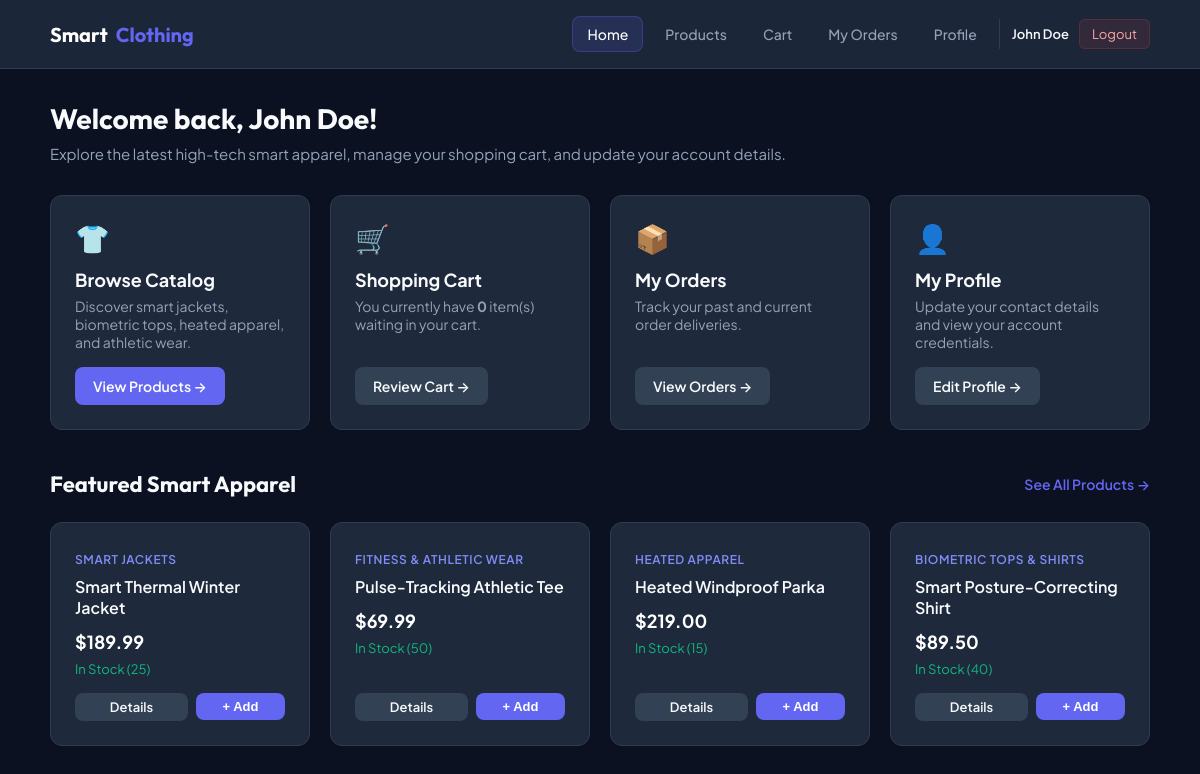
The app's page /customer/dashboard.php (signed in) with its own data.
### tables this page shows
CREATE TABLE `users` (
  `id` INT UNSIGNED AUTO_INCREMENT PRIMARY KEY,
  `name` VARCHAR(100) NOT NULL,
  `email` VARCHAR(150) NOT NULL UNIQUE,
  `password` VARCHAR(255) NOT NULL,
  `role` ENUM('admin', 'inventory_manager', 'delivery_manager', 'customer') NOT NULL DEFAULT 'customer',
  `phone` VARCHAR(20) DEFAULT NULL,
  `address` TEXT DEFAULT NULL,
  `created_at` TIMESTAMP DEFAULT CURRENT_TIMESTAMP,
  `updated_at` TIMESTAMP DEFAULT CURRENT_TIMESTAMP ON UPDATE CURRENT_TIMESTAMP
);

CREATE TABLE `products` (
  `id` INT UNSIGNED AUTO_INCREMENT PRIMARY KEY,
  `category_id` INT UNSIGNED NOT NULL,
  `name` VARCHAR(150) NOT NULL,
  `slug` VARCHAR(150) NOT NULL UNIQUE,
  `description` TEXT DEFAULT NULL,
  `price` DECIMAL(10,2) NOT NULL,
  `stock_quantity` INT NOT NULL DEFAULT 0,
  `sizes` VARCHAR(100) DEFAULT 'S,M,L,XL',
  `color` VARCHAR(50) DEFAULT 'Standard',
  `smart_features` TEXT DEFAULT NULL,
  `image_url` VARCHAR(255) DEFAULT 'assets/images/products/default.jpg',
  `is_active` TINYINT(1) DEFAULT 1,
  `created_at` TIMESTAMP DEFAULT CURRENT_TIMESTAMP,
  `updated_at` TIMESTAMP DEFAULT CURRENT_TIMESTAMP ON UPDATE CURRENT_TIMESTAMP,
  CONSTRAINT `fk_products_category`
    FOREIGN KEY (`category_id`) REFERENCES `categories` (`id`)
    ON DELETE CASCADE ON UPDATE CASCADE
);

CREATE TABLE `categories` (
  `id` INT UNSIGNED AUTO_INCREMENT PRIMARY KEY,
  `name` VARCHAR(100) NOT NULL UNIQUE,
  `slug` VARCHAR(100) NOT NULL UNIQUE,
  `description` TEXT DEFAULT NULL,
  `created_at` TIMESTAMP DEFAULT CURRENT_TIMESTAMP
);

### app/Controllers/Customer/DashboardController.php (called while the page is built, shortened)
<?php
class DashboardController extends Controller
{
    public function dashboard(): void
    {
        $currentUser = Auth::currentUser();
        $userModel = new User();
        $productModel = new Product();
        $cartModel = new Cart();
        $userProfile = $userModel->findById($currentUser['id']);
        $featuredProducts = $productModel->getFeatured(4);
        $cartCount = $cartModel->getTotalItems($currentUser['id']);
        include APP_ROOT . '/app/Views/customer/dashboard.php';
        exit;
    }
}

### customer/dashboard.php (called while the page is built, shortened)
<?php
require_once __DIR__ . '/../public/bootstrap.php';
$controller = new DashboardController();
$controller->dashboard();

### app/Core/helpers.php (called while the page is built, shortened)
<?php
function base_url(string $path = ''): string
{
    $scriptName = str_replace('\\', '/', $_SERVER['SCRIPT_NAME'] ?? '');
    $base = '/';
    return $base . ltrim($path, '/');
}
function e($data): string
{
    return htmlspecialchars((string)($data ?? ''), ENT_QUOTES, 'UTF-8');
}

### app/Core/Session.php (called while the page is built, shortened)
<?php
class Session
{
    public static function get(string $key, $default = null)
    {
        return $_SESSION[$key] ?? $default;
    }
}

### app/Core/Auth.php (called while the page is built, shortened)
<?php
class Auth
{
    public static function isLoggedIn(): bool
    {
        return !empty(Session::get('user_id')) && !empty(Session::get('user_role'));
    }
    public static function currentUser(): ?array
    {
        return [
            'id' => Session::get('user_id'),
            'name' => Session::get('user_name') ?? 'User',
            'email' => Session::get('user_email') ?? '',
            'role' => Session::get('user_role') ?? 'customer'
        ];
    }
}

### app/Models/User.php (called while the page is built, shortened)
<?php
class User
{
    protected \PDO $pdo;
    public function __construct()
    {
        $this->pdo = Database::getInstance();
    }
    public function findById(int $id): ?array
    {
        $stmt = $this->pdo->prepare('SELECT id, name, email, role, phone, address, created_at FROM users WHERE id = :id LIMIT 1');
        $stmt->execute([':id' => $id]);
        return $stmt->fetch() ?: null;
    }
}

### app/Core/Database.php (called while the page is built, shortened)
<?php
class Database
{
    private static ?\PDO $instance = null;
    private string $host;
    private string $user;
    private string $pass;
    private string $dbname;
    private string $charset;
    public function __construct(string $host = 'localhost', string $user = 'root', string $pass = '', string $dbname = 'smart_clothing', string $charset = 'utf8mb4')
    {
        $this->host = $host;
        $this->user = $user;
        $this->pass = $pass;
        $this->dbname = $dbname;
        $this->charset = $charset;
    }
    public static function getInstance(?string $host = null, ?string $user = null, ?string $pass = null, ?string $dbname = null, ?string $charset = null): \PDO
    {
        if (self::$instance === null) {
            self::$instance = (new self($host ?? 'localhost', $user ?? 'root', $pass ?? '', $dbname ?? 'smart_clothing', $charset ?? 'utf8mb4'))->connect();
        }
        return self::$instance;
    }
    public function connect(): \PDO
    {
        $dsn = "mysql:host={$this->host};dbname={$this->dbname};charset={$this->charset}";
        $options = [
            \PDO::ATTR_ERRMODE => \PDO::ERRMODE_EXCEPTION,
            \PDO::ATTR_DEFAULT_FETCH_MODE => \PDO::FETCH_ASSOC,
            \PDO::ATTR_EMULATE_PREPARES => false,
        ];
        try {
            self::$instance = new \PDO($dsn, $this->user, $this->pass, $options);
        } catch (\PDOException $e) {
            die("Database Connection Failed: " . htmlspecialchars($e->getMessage()));
        }
        return self::$instance;
    }
}

### public/bootstrap.php (called while the page is built, shortened)
<?php
spl_autoload_register(function ($class) {
    $prefix = 'App\\';
    $relativeClass = substr($class, strlen($prefix));
    $file = APP_ROOT . '/app/' . str_replace('\\', '/', $relativeClass) . '.php';
});
require_once APP_ROOT . '/app/Core/Database.php';
require_once APP_ROOT . '/app/Core/Session.php';
require_once APP_ROOT . '/app/Core/Auth.php';
require_once APP_ROOT . '/app/Core/helpers.php';

### app/Models/Cart.php (called while the page is built, shortened)
<?php
class Cart
{
    protected \PDO $pdo;
    public function __construct()
    {
        $this->pdo = Database::getInstance();
    }
    public function getTotalItems(int $userId): int
    {
        $stmt = $this->pdo->prepare("
            SELECT SUM(ci.quantity) AS total_count
            FROM cart c
            JOIN cart_items ci ON c.id = ci.cart_id
            WHERE c.user_id = :user_id
        ");
        $stmt->execute([':user_id' => $userId]);
        $row = $stmt->fetch();
        return (int)($row['total_count'] ?? 0);
    }
}

### app/Models/Product.php (called while the page is built, shortened)
<?php
class Product
{
    protected \PDO $pdo;
    public function __construct()
    {
        $this->pdo = Database::getInstance();
    }
    public function getFeatured(int $limit = 4): array
    {
        $stmt = $this->pdo->prepare("
            SELECT p.id, p.name, p.price, p.stock_quantity, c.name AS category_name
            FROM products p
            JOIN categories c ON p.category_id = c.id
            WHERE p.is_active = 1
            ORDER BY p.id ASC
            LIMIT :limit
        ");
        $stmt->execute([':limit' => $limit]);
        return $stmt->fetchAll();
    }
}

### app/Views/customer/dashboard.php (the view, shortened to what this page needs)
<?php include APP_ROOT . "/app/Views/customer/customer_header.php"; ?>
<div style="margin-bottom: 32px;">
    <h1 style="font-family: 'Outfit', sans-serif; font-size: 28px; font-weight: 700; margin-bottom: 8px;">
        Welcome back, <?= e($currentUser['name'] ?? 'Customer') ?>!
    </h1>
    <p style="color: var(--text-secondary); font-size: 15px;">
        Explore the latest high-tech smart apparel, manage your shopping cart, and update your account details.
    </p>
</div>
<div style="display: grid; grid-template-columns: repeat(auto-fit, minmax(240px, 1fr)); gap: 20px; margin-bottom: 40px;">
    <div class="card" style="display: flex; flex-direction: column; justify-content: space-between;">
        <div>
            <div style="font-size: 28px; margin-bottom: 12px;">👕</div>
            <h3 style="font-size: 18px; margin-bottom: 6px;">Browse Catalog</h3>
            <p style="color: var(--text-secondary); font-size: 14px; margin-bottom: 16px;">
                Discover smart jackets, biometric tops, heated apparel, and athletic wear.
            </p>
        </div>
        <a href="<?= base_url('customer/products.php') ?>" class="btn btn-primary" style="align-self: flex-start;">
            View Products &rarr;
        </a>
    </div>
    <div class="card" style="display: flex; flex-direction: column; justify-content: space-between;">
        <div>
            <div style="font-size: 28px; margin-bottom: 12px;">🛒</div>
            <h3 style="font-size: 18px; margin-bottom: 6px;">Shopping Cart</h3>
            <p style="color: var(--text-secondary); font-size: 14px; margin-bottom: 16px;">
                You currently have <strong><?= $cartCount ?></strong> item(s) waiting in your cart.
            </p>
        </div>
        <a href="<?= base_url('customer/cart.php') ?>" class="btn btn-secondary" style="align-self: flex-start;">
            Review Cart &rarr;
        </a>
    </div>
    <div class="card" style="display: flex; flex-direction: column; justify-content: space-between;">
        <div>
            <div style="font-size: 28px; margin-bottom: 12px;">📦</div>
            <h3 style="font-size: 18px; margin-bottom: 6px;">My Orders</h3>
            <p style="color: var(--text-secondary); font-size: 14px; margin-bottom: 16px;">
                Track your past and current order deliveries.
            </p>
        </div>
        <a href="<?= base_url('customer/orders.php') ?>" class="btn btn-secondary" style="align-self: flex-start;">
            View Orders &rarr;
        </a>
    </div>
    <div class="card" style="display: flex; flex-direction: column; justify-content: space-between;">
        <div>
            <div style="font-size: 28px; margin-bottom: 12px;">👤</div>
            <h3 style="font-size: 18px; margin-bottom: 6px;">My Profile</h3>
            <p style="color: var(--text-secondary); font-size: 14px; margin-bottom: 16px;">
                Update your contact details and view your account credentials.
            </p>
        </div>
        <a href="<?= base_url('customer/profile.php') ?>" class="btn btn-secondary" style="align-self: flex-start;">
            Edit Profile &rarr;
        </a>
    </div>
</div>
<div style="margin-bottom: 24px; display: flex; align-items: center; justify-content: space-between;">
    <h2 style="font-family: 'Outfit', sans-serif; font-size: 22px;">Featured Smart Apparel</h2>
    <a href="<?= base_url('customer/products.php') ?>" style="color: var(--accent); font-size: 14px; text-decoration: none; font-weight: 600;">
        See All Products &rarr;
    </a>
</div>
<div style="display: grid; grid-template-columns: repeat(auto-fit, minmax(240px, 1fr)); gap: 20px;">
    <?php foreach ($featuredProducts as $item): ?>
        <div class="card" style="display: flex; flex-direction: column; justify-content: space-between;">
            <div>
                <span style="font-size: 12px; color: #818cf8; text-transform: uppercase; letter-spacing: 0.05em; font-weight: 600;">
                    <?= e($item['category_name']) ?>
                </span>
                <h4 style="font-size: 16px; margin: 8px 0 12px; font-weight: 600;">
                    <?= e($item['name']) ?>
                </h4>
                <div style="font-size: 18px; font-weight: 700; color: #ffffff; margin-bottom: 8px;">
                    $<?= number_format($item['price'], 2) ?>
                </div>
                <div style="font-size: 13px; color: <?= $item['stock_quantity'] > 0 ? 'var(--success)' : 'var(--danger)' ?>; margin-bottom: 16px;">
                    <?= $item['stock_quantity'] > 0 ? 'In Stock (' . $item['stock_quantity'] . ')' : 'Out of Stock' ?>
                </div>
            </div>
            <div style="display: flex; gap: 8px;">
                <a href="<?= base_url('customer/product_details.php?id=' . $item['id']) ?>" class="btn btn-secondary btn-sm" style="flex: 1;">
                    Details
                </a>
                <?php if ($item['stock_quantity'] > 0): ?>
                    <form method="POST" action="<?= base_url('customer/add_to_cart.php') ?>" style="flex: 1;">
                        <button type="submit" class="btn btn-primary btn-sm" style="width: 100%;">
                            + Add
                        </button>
                    </form>
                <?php else: ?>
                    <button class="btn btn-disabled btn-sm" disabled style="flex: 1;">
                        Sold Out
                    </button>
                <?php endif; ?>
            </div>
        </div>
    <?php endforeach; ?>
</div>
<?php include APP_ROOT . "/app/Views/customer/customer_footer.php"; ?>

### app/Views/customer/customer_header.php (shortened to what this page needs)
<?php
$currentPage = basename($_SERVER['PHP_SELF'] ?? '');
$cartCount = $cartCount ?? 0;
?>
<!DOCTYPE html>
<html lang="en">
<head>
</head>
<body>
    <nav class="navbar">
        <div class="nav-container">
            <a href="<?= base_url('customer/dashboard.php') ?>" class="brand-logo">
                Smart<span>Clothing</span>
            </a>
            <ul class="nav-menu">
                <li>
                    <a href="<?= base_url('customer/dashboard.php') ?>" class="nav-link <?= $currentPage === 'dashboard.php' ? 'active' : '' ?>">
                        Home
                    </a>
                </li>
                <li>
                    <a href="<?= base_url('customer/products.php') ?>" class="nav-link <?= ($currentPage === 'products.php' || $currentPage === 'product_details.php') ? 'active' : '' ?>">
                        Products
                    </a>
                </li>
                <li>
                    <a href="<?= base_url('customer/cart.php') ?>" class="nav-link <?= $currentPage === 'cart.php' ? 'active' : '' ?>">
                        Cart
                    </a>
                </li>
                <li>
                    <a href="<?= base_url('customer/orders.php') ?>" class="nav-link <?= in_array($currentPage, ['orders.php', 'order_detail.php']) ? 'active' : '' ?>">
                        My Orders
                    </a>
                </li>
                <li>
                    <a href="<?= base_url('customer/profile.php') ?>" class="nav-link <?= $currentPage === 'profile.php' ? 'active' : '' ?>">
                        Profile
                    </a>
                </li>
                <li class="user-pill">
                    <span class="user-name"><?= e($currentUser['name'] ?? 'Guest') ?></span>
                    <a href="<?= base_url('logout.php') ?>" class="btn-nav-logout">Logout</a>
                </li>
            </ul>
        </div>
    </nav>
    <main class="main-content">

### records on screen
users: name "John Doe"
products: category.name "SMART JACKETS", name "Smart Thermal Winter Jacket", price "189.99", stock_quantity "25"
products: category.name "FITNESS & ATHLETIC WEAR", name "Pulse-Tracking Athletic Tee", price "69.99", stock_quantity "50"
products: category.name "HEATED APPAREL", name "Heated Windproof Parka", price "219.00", stock_quantity "15"
products: category.name "BIOMETRIC TOPS & SHIRTS", name "Smart Posture-Correcting Shirt", price "89.50", stock_quantity "40"

### other values on screen
$cartCount "0"
